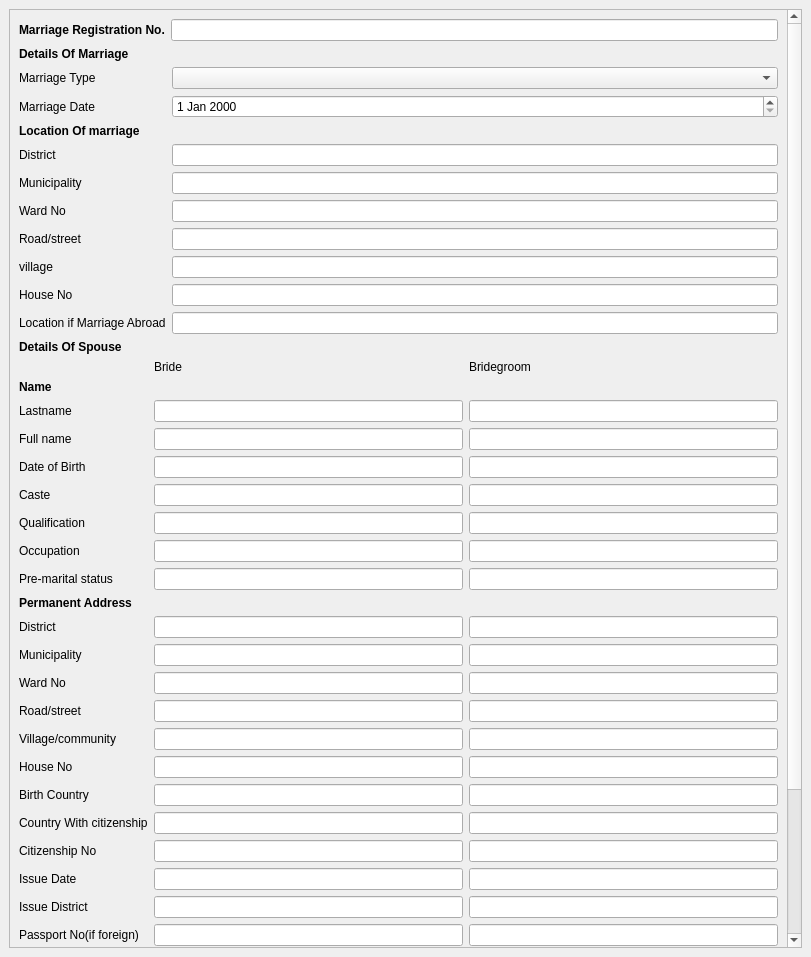
<?xml version="1.0" encoding="UTF-8"?>
<ui version="4.0">
 <class>MarriageForm</class>
 <widget class="QMainWindow" name="MarriageForm">
  <property name="geometry">
   <rect>
    <x>0</x>
    <y>0</y>
    <width>811</width>
    <height>957</height>
   </rect>
  </property>
  <property name="windowTitle">
   <string>Marriage Form</string>
  </property>
  <widget class="QWidget" name="centralwidget">
   <layout class="QHBoxLayout" name="horizontalLayout_2">
    <item>
     <widget class="QScrollArea" name="scrollArea">
      <property name="widgetResizable">
       <bool>true</bool>
      </property>
      <widget class="QWidget" name="scrollAreaWidgetContents">
       <property name="geometry">
        <rect>
         <x>0</x>
         <y>0</y>
         <width>777</width>
         <height>1294</height>
        </rect>
       </property>
       <layout class="QGridLayout" name="gridLayout_2">
        <item row="3" column="0">
         <widget class="QLabel" name="label">
          <property name="text">
           <string>&lt;b&gt;Details Of Marriage&lt;/b&gt;</string>
          </property>
         </widget>
        </item>
        <item row="4" column="0">
         <layout class="QFormLayout" name="formLayout">
          <item row="0" column="0">
           <widget class="QLabel" name="marriageTypeLabel">
            <property name="text">
             <string>Marriage Type</string>
            </property>
           </widget>
          </item>
          <item row="0" column="1">
           <widget class="QComboBox" name="marriageTypeComboBox"/>
          </item>
          <item row="1" column="0">
           <widget class="QLabel" name="marriageDateLabel">
            <property name="text">
             <string>Marriage Date</string>
            </property>
           </widget>
          </item>
          <item row="1" column="1">
           <layout class="QHBoxLayout" name="horizontalLayout">
            <item>
             <widget class="QDateEdit" name="dateEdit_2"/>
            </item>
           </layout>
          </item>
          <item row="2" column="0">
           <widget class="QLabel" name="locationOfMarriageLabel">
            <property name="text">
             <string>&lt;b&gt;Location Of marriage&lt;/b&gt;</string>
            </property>
           </widget>
          </item>
          <item row="3" column="0">
           <widget class="QLabel" name="districtLabel">
            <property name="text">
             <string>District</string>
            </property>
           </widget>
          </item>
          <item row="3" column="1">
           <widget class="QLineEdit" name="districtLineEdit"/>
          </item>
          <item row="4" column="0">
           <widget class="QLabel" name="municipalityLabel">
            <property name="text">
             <string>Municipality</string>
            </property>
           </widget>
          </item>
          <item row="4" column="1">
           <widget class="QLineEdit" name="municipalityLineEdit"/>
          </item>
          <item row="5" column="0">
           <widget class="QLabel" name="wardNoLabel">
            <property name="text">
             <string>Ward No</string>
            </property>
           </widget>
          </item>
          <item row="5" column="1">
           <widget class="QLineEdit" name="wardNoLineEdit"/>
          </item>
          <item row="6" column="0">
           <widget class="QLabel" name="roadLabel">
            <property name="text">
             <string>Road/street</string>
            </property>
           </widget>
          </item>
          <item row="6" column="1">
           <widget class="QLineEdit" name="roadStreetLineEdit"/>
          </item>
          <item row="7" column="0">
           <widget class="QLabel" name="villageLabel">
            <property name="text">
             <string>village</string>
            </property>
           </widget>
          </item>
          <item row="7" column="1">
           <widget class="QLineEdit" name="villageLineEdit"/>
          </item>
          <item row="8" column="0">
           <widget class="QLabel" name="houseNoLabel">
            <property name="text">
             <string>House No</string>
            </property>
           </widget>
          </item>
          <item row="8" column="1">
           <widget class="QLineEdit" name="houseNoLineEdit"/>
          </item>
          <item row="9" column="0">
           <widget class="QLabel" name="locationIfMarriageAbroadLabel">
            <property name="text">
             <string>Location if Marriage Abroad</string>
            </property>
           </widget>
          </item>
          <item row="9" column="1">
           <widget class="QLineEdit" name="locationIfMarriageAbroadLineEdit"/>
          </item>
         </layout>
        </item>
        <item row="6" column="0">
         <layout class="QFormLayout" name="formLayout_2">
          <item row="0" column="1">
           <layout class="QHBoxLayout" name="horizontalLayout_3">
            <item>
             <widget class="QLabel" name="label_5">
              <property name="text">
               <string>Bride</string>
              </property>
             </widget>
            </item>
            <item>
             <widget class="QLabel" name="label_2">
              <property name="text">
               <string>Bridegroom</string>
              </property>
             </widget>
            </item>
           </layout>
          </item>
          <item row="1" column="0">
           <widget class="QLabel" name="nameLabel_2">
            <property name="text">
             <string>&lt;b&gt;Name&lt;/b&gt;</string>
            </property>
           </widget>
          </item>
          <item row="1" column="1">
           <layout class="QHBoxLayout" name="horizontalLayout_4"/>
          </item>
          <item row="2" column="0">
           <widget class="QLabel" name="lastnameLabel">
            <property name="text">
             <string>Lastname</string>
            </property>
           </widget>
          </item>
          <item row="2" column="1">
           <layout class="QHBoxLayout" name="horizontalLayout_5">
            <item>
             <widget class="QLineEdit" name="lineEdit_4"/>
            </item>
            <item>
             <widget class="QLineEdit" name="lineEdit_3"/>
            </item>
           </layout>
          </item>
          <item row="3" column="0">
           <widget class="QLabel" name="fullNameLabel_2">
            <property name="text">
             <string>Full name</string>
            </property>
           </widget>
          </item>
          <item row="3" column="1">
           <layout class="QHBoxLayout" name="horizontalLayout_6">
            <item>
             <widget class="QLineEdit" name="lineEdit_6"/>
            </item>
            <item>
             <widget class="QLineEdit" name="lineEdit_5"/>
            </item>
           </layout>
          </item>
          <item row="4" column="0">
           <widget class="QLabel" name="dateOfBirthLabel">
            <property name="text">
             <string>Date of Birth</string>
            </property>
           </widget>
          </item>
          <item row="4" column="1">
           <layout class="QHBoxLayout" name="horizontalLayout_7">
            <item>
             <widget class="QLineEdit" name="lineEdit_8"/>
            </item>
            <item>
             <widget class="QLineEdit" name="lineEdit_7"/>
            </item>
           </layout>
          </item>
          <item row="5" column="0">
           <widget class="QLabel" name="casteLabel_2">
            <property name="text">
             <string>Caste</string>
            </property>
           </widget>
          </item>
          <item row="5" column="1">
           <layout class="QHBoxLayout" name="horizontalLayout_8">
            <item>
             <widget class="QLineEdit" name="lineEdit_10"/>
            </item>
            <item>
             <widget class="QLineEdit" name="lineEdit_9"/>
            </item>
           </layout>
          </item>
          <item row="6" column="0">
           <widget class="QLabel" name="qualificationLabel_2">
            <property name="text">
             <string>Qualification</string>
            </property>
           </widget>
          </item>
          <item row="6" column="1">
           <layout class="QHBoxLayout" name="horizontalLayout_9">
            <item>
             <widget class="QLineEdit" name="lineEdit_12"/>
            </item>
            <item>
             <widget class="QLineEdit" name="lineEdit_11"/>
            </item>
           </layout>
          </item>
          <item row="7" column="0">
           <widget class="QLabel" name="occupationLabel_2">
            <property name="text">
             <string>Occupation</string>
            </property>
           </widget>
          </item>
          <item row="7" column="1">
           <layout class="QHBoxLayout" name="horizontalLayout_10">
            <item>
             <widget class="QLineEdit" name="lineEdit_14"/>
            </item>
            <item>
             <widget class="QLineEdit" name="lineEdit_13"/>
            </item>
           </layout>
          </item>
          <item row="8" column="0">
           <widget class="QLabel" name="preMaritalStatusLabel_2">
            <property name="text">
             <string>Pre-marital status</string>
            </property>
           </widget>
          </item>
          <item row="8" column="1">
           <layout class="QHBoxLayout" name="horizontalLayout_11">
            <item>
             <widget class="QLineEdit" name="lineEdit_16"/>
            </item>
            <item>
             <widget class="QLineEdit" name="lineEdit_15"/>
            </item>
           </layout>
          </item>
          <item row="9" column="0">
           <widget class="QLabel" name="permanentAdressLabel_2">
            <property name="text">
             <string>&lt;b&gt;Permanent Address&lt;/b&gt;</string>
            </property>
           </widget>
          </item>
          <item row="9" column="1">
           <layout class="QHBoxLayout" name="horizontalLayout_12"/>
          </item>
          <item row="10" column="0">
           <widget class="QLabel" name="districtLabel_3">
            <property name="text">
             <string>District</string>
            </property>
           </widget>
          </item>
          <item row="10" column="1">
           <layout class="QHBoxLayout" name="horizontalLayout_13">
            <item>
             <widget class="QLineEdit" name="lineEdit_18"/>
            </item>
            <item>
             <widget class="QLineEdit" name="lineEdit_17"/>
            </item>
           </layout>
          </item>
          <item row="11" column="0">
           <widget class="QLabel" name="municipalityLabel_3">
            <property name="text">
             <string>Municipality</string>
            </property>
           </widget>
          </item>
          <item row="11" column="1">
           <layout class="QHBoxLayout" name="horizontalLayout_14">
            <item>
             <widget class="QLineEdit" name="lineEdit_20"/>
            </item>
            <item>
             <widget class="QLineEdit" name="lineEdit_19"/>
            </item>
           </layout>
          </item>
          <item row="12" column="0">
           <widget class="QLabel" name="wardNoLabel_3">
            <property name="text">
             <string>Ward No</string>
            </property>
           </widget>
          </item>
          <item row="12" column="1">
           <layout class="QHBoxLayout" name="horizontalLayout_15">
            <item>
             <widget class="QLineEdit" name="lineEdit_21"/>
            </item>
            <item>
             <widget class="QLineEdit" name="lineEdit_22"/>
            </item>
           </layout>
          </item>
          <item row="13" column="0">
           <widget class="QLabel" name="roadStreetLabel">
            <property name="text">
             <string>Road/street</string>
            </property>
           </widget>
          </item>
          <item row="13" column="1">
           <layout class="QHBoxLayout" name="horizontalLayout_16">
            <item>
             <widget class="QLineEdit" name="lineEdit_24"/>
            </item>
            <item>
             <widget class="QLineEdit" name="lineEdit_23"/>
            </item>
           </layout>
          </item>
          <item row="14" column="0">
           <widget class="QLabel" name="villageCommunityLabel">
            <property name="text">
             <string>Village/community</string>
            </property>
           </widget>
          </item>
          <item row="14" column="1">
           <layout class="QHBoxLayout" name="horizontalLayout_17">
            <item>
             <widget class="QLineEdit" name="lineEdit_26"/>
            </item>
            <item>
             <widget class="QLineEdit" name="lineEdit_25"/>
            </item>
           </layout>
          </item>
          <item row="15" column="0">
           <widget class="QLabel" name="houseNoLabel_3">
            <property name="text">
             <string>House No</string>
            </property>
           </widget>
          </item>
          <item row="15" column="1">
           <layout class="QHBoxLayout" name="horizontalLayout_21">
            <item>
             <widget class="QLineEdit" name="lineEdit_28"/>
            </item>
            <item>
             <widget class="QLineEdit" name="lineEdit_27"/>
            </item>
           </layout>
          </item>
          <item row="16" column="0">
           <widget class="QLabel" name="birthCountryLabel_2">
            <property name="text">
             <string>Birth Country</string>
            </property>
           </widget>
          </item>
          <item row="16" column="1">
           <layout class="QHBoxLayout" name="horizontalLayout_22">
            <item>
             <widget class="QLineEdit" name="lineEdit_30"/>
            </item>
            <item>
             <widget class="QLineEdit" name="lineEdit_29"/>
            </item>
           </layout>
          </item>
          <item row="17" column="0">
           <widget class="QLabel" name="countryWithCitizenshipLabel_2">
            <property name="text">
             <string>Country With citizenship</string>
            </property>
           </widget>
          </item>
          <item row="17" column="1">
           <layout class="QHBoxLayout" name="horizontalLayout_23">
            <item>
             <widget class="QLineEdit" name="lineEdit_32"/>
            </item>
            <item>
             <widget class="QLineEdit" name="lineEdit_31"/>
            </item>
           </layout>
          </item>
          <item row="18" column="0">
           <widget class="QLabel" name="citizenshipNoLabel_2">
            <property name="text">
             <string>Citizenship No</string>
            </property>
           </widget>
          </item>
          <item row="18" column="1">
           <layout class="QHBoxLayout" name="horizontalLayout_33">
            <item>
             <widget class="QLineEdit" name="lineEdit_34"/>
            </item>
            <item>
             <widget class="QLineEdit" name="lineEdit_33"/>
            </item>
           </layout>
          </item>
          <item row="19" column="0">
           <widget class="QLabel" name="issueDateLabel_2">
            <property name="text">
             <string>Issue Date</string>
            </property>
           </widget>
          </item>
          <item row="19" column="1">
           <layout class="QHBoxLayout" name="horizontalLayout_32">
            <item>
             <widget class="QLineEdit" name="lineEdit_36"/>
            </item>
            <item>
             <widget class="QLineEdit" name="lineEdit_35"/>
            </item>
           </layout>
          </item>
          <item row="20" column="0">
           <widget class="QLabel" name="issueDistrictLabel_2">
            <property name="text">
             <string>Issue District</string>
            </property>
           </widget>
          </item>
          <item row="20" column="1">
           <layout class="QHBoxLayout" name="horizontalLayout_34">
            <item>
             <widget class="QLineEdit" name="lineEdit_38"/>
            </item>
            <item>
             <widget class="QLineEdit" name="lineEdit_37"/>
            </item>
           </layout>
          </item>
          <item row="21" column="0">
           <widget class="QLabel" name="passportNoIfForeignLabel_2">
            <property name="text">
             <string>Passport No(if foreign)</string>
            </property>
           </widget>
          </item>
          <item row="21" column="1">
           <layout class="QHBoxLayout" name="horizontalLayout_25">
            <item>
             <widget class="QLineEdit" name="lineEdit_40"/>
            </item>
            <item>
             <widget class="QLineEdit" name="lineEdit_39"/>
            </item>
           </layout>
          </item>
          <item row="22" column="0">
           <widget class="QLabel" name="countryIfForeignLabel_2">
            <property name="text">
             <string>country(if foreign)</string>
            </property>
           </widget>
          </item>
          <item row="22" column="1">
           <layout class="QHBoxLayout" name="horizontalLayout_35">
            <item>
             <widget class="QLineEdit" name="lineEdit_42"/>
            </item>
            <item>
             <widget class="QLineEdit" name="lineEdit_41"/>
            </item>
           </layout>
          </item>
          <item row="23" column="0">
           <widget class="QLabel" name="adressIfForeignLabel_2">
            <property name="text">
             <string>Adress(if foreign)</string>
            </property>
           </widget>
          </item>
          <item row="23" column="1">
           <layout class="QHBoxLayout" name="horizontalLayout_36">
            <item>
             <widget class="QLineEdit" name="lineEdit_44"/>
            </item>
            <item>
             <widget class="QLineEdit" name="lineEdit_43"/>
            </item>
           </layout>
          </item>
          <item row="24" column="0">
           <widget class="QLabel" name="grandfatherNameLabel_2">
            <property name="text">
             <string>Grandfather Name</string>
            </property>
           </widget>
          </item>
          <item row="24" column="1">
           <layout class="QHBoxLayout" name="horizontalLayout_37">
            <item>
             <widget class="QLineEdit" name="lineEdit_46"/>
            </item>
            <item>
             <widget class="QLineEdit" name="lineEdit_45"/>
            </item>
           </layout>
          </item>
          <item row="25" column="0">
           <widget class="QLabel" name="fatherNameLabel_2">
            <property name="text">
             <string>Father Name</string>
            </property>
           </widget>
          </item>
          <item row="25" column="1">
           <layout class="QHBoxLayout" name="horizontalLayout_38">
            <item>
             <widget class="QLineEdit" name="lineEdit_48"/>
            </item>
            <item>
             <widget class="QLineEdit" name="lineEdit_47"/>
            </item>
           </layout>
          </item>
          <item row="26" column="0">
           <widget class="QLabel" name="motherNameLabel_2">
            <property name="text">
             <string>Mother Name</string>
            </property>
           </widget>
          </item>
          <item row="26" column="1">
           <layout class="QHBoxLayout" name="horizontalLayout_39">
            <item>
             <widget class="QLineEdit" name="lineEdit_50"/>
            </item>
            <item>
             <widget class="QLineEdit" name="lineEdit_49"/>
            </item>
           </layout>
          </item>
          <item row="27" column="0">
           <widget class="QLabel" name="jhLabel">
            <property name="text">
             <string/>
            </property>
           </widget>
          </item>
          <item row="27" column="1">
           <widget class="QDialogButtonBox" name="buttonBox">
            <property name="standardButtons">
             <set>QDialogButtonBox::Cancel|QDialogButtonBox::Ok</set>
            </property>
           </widget>
          </item>
         </layout>
        </item>
        <item row="5" column="0">
         <widget class="QLabel" name="label_6">
          <property name="text">
           <string>&lt;b&gt;Details Of Spouse&lt;/b&gt;</string>
          </property>
         </widget>
        </item>
        <item row="0" column="0">
         <layout class="QFormLayout" name="formLayout_3">
          <item row="0" column="0">
           <widget class="QLabel" name="marriageRegistrationNoLabel">
            <property name="text">
             <string>&lt;b&gt;Marriage Registration No.&lt;/b&gt;</string>
            </property>
           </widget>
          </item>
          <item row="0" column="1">
           <widget class="QLineEdit" name="marriageRegistrationNoLineEdit"/>
          </item>
         </layout>
        </item>
       </layout>
      </widget>
     </widget>
    </item>
   </layout>
  </widget>
 </widget>
 <resources/>
 <connections/>
</ui>
